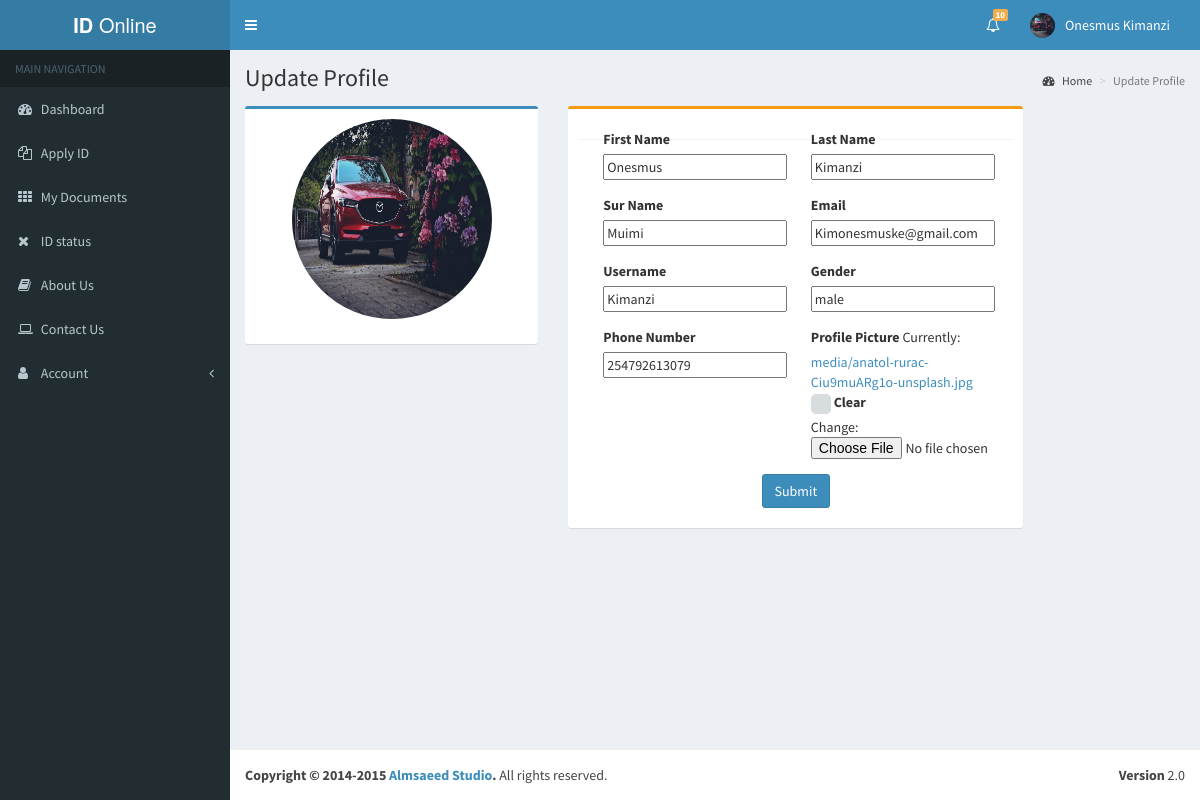
Screenshot of /update_account (signed in) with the database file from the repository.
### app/models.py (models this page shows)
class Client(models.Model):
    user = models.OneToOneField(User, on_delete=models.CASCADE)
    first_name = models.CharField(max_length=50)
    sur_name = models.CharField(max_length=50, blank=True, null=True)
    last_name = models.CharField(max_length=50)
    email = models.EmailField(max_length=100)
    username = models.CharField(max_length=50)
    gender = models.CharField(max_length=20, blank=True, null=True)
    phone = models.CharField(max_length=13, null=True, blank=True)
    profile_picture = models.ImageField(null=True, blank=True, upload_to='media', default='media/profile.png')

### app/views.py (the view)
# urls.py: path('update_account', views.UpdateAccount, name='update_account'),
def UpdateAccount(request):
    user = request.user
    client = Client.objects.filter(user=user).first()
    form = ClientForm(instance=client)
    if request.method == 'POST':
        form = ClientForm(request.POST, request.FILES, instance=client)
        if form.is_valid():
            form.save()
            messages.info(request, 'Account updated')
            return redirect('update_account')
    context = {'client':client, 'form':form}
    return render(request, 'app/updateAccount.html', context)

### app/forms.py
class ClientForm(forms.ModelForm):
    class Meta:
        model = Client
        fields = '__all__'

### app/templates/app/updateAccount.html (shortened to what this page needs)
{% extends 'main.html' %}
{% load static %}
{% block content %}
<div class="content-wrapper">
    <section class="content-header">
        <h1>
            Update Profile
        </h1>
        <ol class="breadcrumb">
            <li><a href="#"><i class="fa fa-dashboard"></i> Home</a></li>
            <li class="active">Update Profile</li>
        </ol>
    </section>
    <section class="content">
        <div class="row">
            <div class="col-md-4">
                <div class="box box-primary">
                    <form role="form">
                        <div class="box-body">
                            <div style="text-align: center;" class="form-group">
                                <img style="width: 200px; height: 200px; border-radius: 50%;"
                                    src="{{request.user.client.profile_picture}}" class="user-image" />
                            </div>
                        </div>
                    </form>
                </div>
            </div>
            <div class="col-md-6">
                <div class="box box-warning">
                    <div class="box-body">
                        <form role="form" method="post" enctype="multipart/form-data">
                            <div class="box-body">
                                <div class="form-group col-md-6">
                                    <label for="exampleInputEmail1">First Name</label>
                                    {{form.first_name}}
                                </div>
                                <div class="form-group col-md-6">
                                    <label for="exampleInputEmail1">Last Name</label>
                                    {{form.last_name}}
                                </div>
                                <div class="form-group col-md-6">
                                    <label for="exampleInputEmail1">Sur Name</label>
                                    {{form.sur_name}}
                                </div>
                                <div class="form-group col-md-6">
                                    <label for="exampleInputEmail1">Email</label>
                                    {{form.email}}
                                </div>
                                <div class="form-group col-md-6">
                                    <label for="exampleInputEmail1">Username</label>
                                    {{form.username}}
                                </div>
                                <div class="form-group col-md-6">
                                    <label for="exampleInputEmail1">Gender</label>
                                    {{form.gender}}
                                </div>
                                <div class="form-group col-md-6">
                                    <label for="exampleInputEmail1">Phone Number</label>
                                    {{form.phone}}
                                </div>
                                <div class="form-group col-md-6">
                                    <label for="exampleInputEmail1">Profile Picture</label>
                                    {{form.profile_picture}}
                                </div>
                            </div>
                            <div style="text-align: center;" class="box-footer">
                                <button type="submit" class="btn btn-primary">Submit</button>
                            </div>
                        </form>
                    </div>
                </div>
            </div>
        </div>
    </section>
</div>
{% endblock content %}

### templates/base.html (shortened to what this page needs)
{% load static %}
<!DOCTYPE html>
<html>
<head>
    <link href="{% static 'bootstrap/css/bootstrap.min.css' %}" rel="stylesheet" type="text/css" />
    <link href="https://maxcdn.bootstrapcdn.com/font-awesome/4.3.0/css/font-awesome.min.css" rel="stylesheet"
        type="text/css" />
    <link href="http://code.ionicframework.com/ionicons/2.0.0/css/ionicons.min.css" rel="stylesheet" type="text/css" />
    <link href="{% static 'dist/css/AdminLTE.min.css' %}" rel="stylesheet" type="text/css" />
    <link href="{% static 'dist/css/skins/_all-skins.min.css' %}" rel="stylesheet" type="text/css" />
    <link href="{% static 'plugins/iCheck/flat/blue.css' %}" rel="stylesheet" type="text/css" />
    <link href="{% static 'plugins/morris/morris.css' %}" rel="stylesheet" type="text/css" />
    <link href="{% static 'plugins/jvectormap/jquery-jvectormap-1.2.2.css' %}" rel="stylesheet" type="text/css" />
    <link href="{% static 'plugins/datepicker/datepicker3.css' %}" rel="stylesheet" type="text/css" />
    <link href="{% static 'plugins/daterangepicker/daterangepicker-bs3.css' %}" rel="stylesheet" type="text/css" />
    <link href="{% static 'plugins/bootstrap-wysihtml5/bootstrap3-wysihtml5.min.css' %}" rel="stylesheet"
        type="text/css" />
</head>
<body class="skin-blue">
    <div class="wrapper">
        <header class="main-header">
            <a href="{% url 'index' %}" class="logo"><b>ID </b>Online</a>
            <nav class="navbar navbar-static-top" role="navigation">
                <a href="#" class="sidebar-toggle" data-toggle="offcanvas" role="button">
                </a>
                <div class="navbar-custom-menu">
                    <ul class="nav navbar-nav">
                        <li class="dropdown notifications-menu">
                            <a href="#" class="dropdown-toggle" data-toggle="dropdown">
                                <i class="fa fa-bell-o"></i>
                                <span class="label label-warning">10</span>
                            </a>
                        </li>
                        <li class="dropdown user user-menu">
                            <a href="#" class="dropdown-toggle" data-toggle="dropdown">
                                <img src="{{request.user.client.profile_picture.url}}" class="user-image" alt="User Image" />
                                <span class="hidden-xs">{{request.user.client.first_name}} {{request.user.client.last_name}}</span>
                            </a>
                        </li>
                    </ul>
                </div>
            </nav>
        </header>
        <aside class="main-sidebar">
            <section class="sidebar">
                <ul class="sidebar-menu">
                    <li class="header">MAIN NAVIGATION</li>
                    <li class="treeview">
                        <a href="{% url 'index' %}">
                            <i class="fa fa-dashboard"></i> <span>Dashboard</span>
                        </a>
                    </li>
                    <li class="treeview">
                        <a href="{% url 'apply_id' %}">
                            <i class="fa fa-files-o"></i>
                            <span>Apply ID</span>
                        </a>
                    </li>
                    <li>
                        <a href="{% url 'my_documents' %}">
                            <i class="fa fa-th"></i> <span>My Documents</span>
                        </a>
                    </li>
                    <li class="treeview">
                        <a href="{% url 'id_status' %}">
                            <i class="fa fa-times"></i>
                            <span>ID status</span>
                        </a>
                    </li>
                    <li class="treeview">
                        <a href="{% url 'about_us' %}">
                            <i class="fa fa-book"></i>
                            <span>About Us</span>
                        </a>
                    </li>
                    <li class="treeview">
                        <a href="{% url 'contact_us' %}">
                            <i class="fa fa-laptop"></i>
                            <span>Contact Us</span>
                        </a>
                    </li>
                    <li class="treeview">
                        <a href="#">
                            <i class="fa fa-user"></i>
                            <span>Account</span>
                            <i class="fa fa-angle-left pull-right"></i>
                        </a>
                    </li>
                </ul>
            </section>
        </aside>
    </div>
</body>
</html>

### rows the page displays
Client: first_name "Onesmus", last_name "Kimanzi", sur_name "Muimi", email "Kimonesmuske@gmail.com", username "Kimanzi", gender "male", phone "254792613079"

### other values shown
{{ request.user.client.first_name }} "Onesmus"
{{ request.user.client.last_name }} "Kimanzi"
